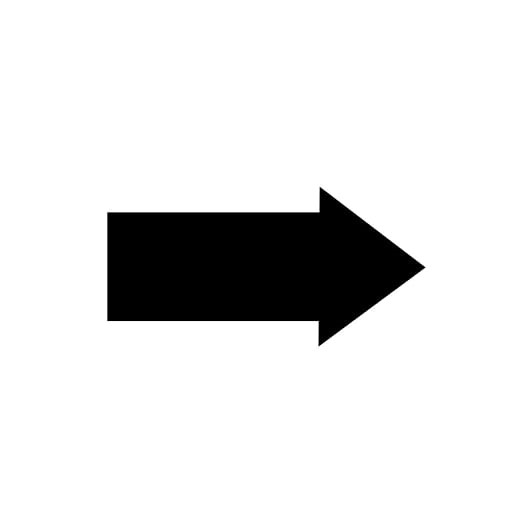
#> input picture Arrow.jpeg, 531 x 530 px, given in place of the camera
$ python InfernotaskMod.py
#> lines starting #> are read from the running program, lines starting #| are printed output that depends on the picture; after the words box and inside, x2 and y2 are one past the last pixel; in counts of white or black regions, pixels touching at a corner belong together
#> further down, img is the input picture: shape (530, 531, 3); min 0, max 255, mean 226.5
### utils.py
import cv2, numpy as np,math

def getContours(img,cThr=[100,100],showCanny=False,minArea=1000,filter=0,draw =False):
#> called with showCanny = False, minArea = 1000, filter = 7, draw = False
    imgGray = cv2.cvtColor(img,cv2.COLOR_BGR2GRAY)
    imgBlur = cv2.GaussianBlur(imgGray,(3,3),1)
    imgCanny = cv2.Canny(imgBlur,cThr[0],cThr[1])
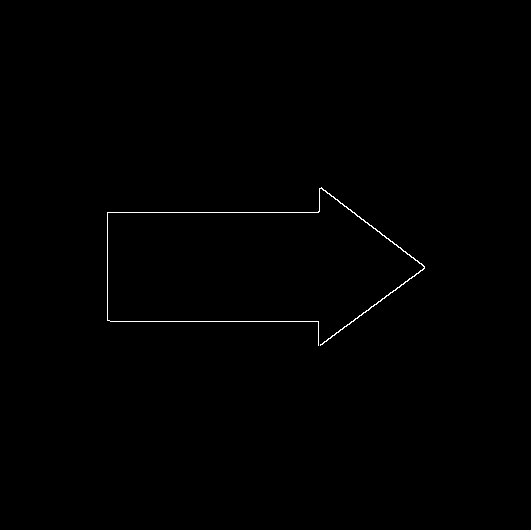
#> imgCanny: shape (530, 531); 0.34% white in thin lines or dots, all inside (x1, y1, x2, y2) = (107, 187, 425, 346)
    kernel = np.ones((3,3))
    imgDial = cv2.dilate(imgCanny,kernel,iterations=1)
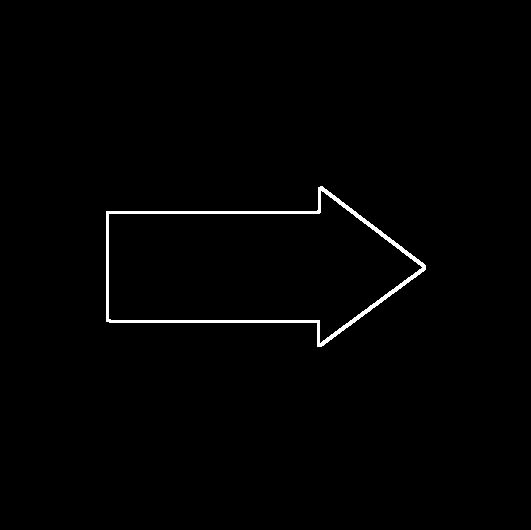
#> imgDial: shape (530, 531); 1% white; 1 white region, box (x1, y1, x2, y2) and area: (106, 186, 426, 347) 2844
    imgThre = cv2.erode(imgDial,kernel,iterations=1)
    if showCanny:cv2.imshow('Canny',imgThre)

    contours,hiearchy = cv2.findContours(imgThre,cv2.RETR_EXTERNAL,cv2.CHAIN_APPROX_SIMPLE)
#> contours = 1 contour; box (x1, y1, x2, y2) and area: (107, 187, 425, 346) 31650; hiearchy = [[-1, -1, -1, -1]]
    finalCountours = []
    for i in contours:
        area = cv2.contourArea(i)
        if area > minArea:
            peri = cv2.arcLength(i,True)
            approx = cv2.approxPolyDP(i,0.02*peri,True)
            bbox = cv2.boundingRect(approx)
            if filter > 0:
                if len(approx) == filter:
                    finalCountours.append([len(approx),area,approx,bbox,i])
            else:
                finalCountours.append([len(approx),area,approx,bbox,i])
#> this loop made 1 pass
#> (area, peri, bbox) on pass 1: (31649.5, 855.7, (107, 187, 318, 159))
#> after the loop, finalCountours = 1 item
    finalCountours = sorted(finalCountours,key = lambda x:x[1] ,reverse= True)

    if draw:
        for con in finalCountours:
            cv2.drawContours(img,con[4],-1,(0,0,255),3)
    return img, finalCountours,imgThre


# [21 lines left out: functions reorder, warpImg, not called in this run]

def getAngle(a, b, c):
    ang = math.degrees(math.atan2(c[1]-b[1], c[0]-b[0]) - math.atan2(a[1]-b[1], a[0]-b[0]))
    return ang + 360 if ang < 0 else ang

### InfernotaskMod.py
import numpy as np
import cv2,math
from matplotlib import pyplot as plt
import utils
import random as rng


cap=cv2.VideoCapture(0)

while True:
    success, img=cap.read()

    imgcont,conts,_=utils.getContours(img,cThr=[150,175],showCanny=False,minArea=1000,filter=7,draw=False) #Selecting the White box
#> conts = 1 item
    #print (conts)
    if len(conts) != 0:
        for obj in conts:
            cv2.polylines(imgcont,[obj[2]],True,(0,255,0),2)
#> this loop made 1 pass
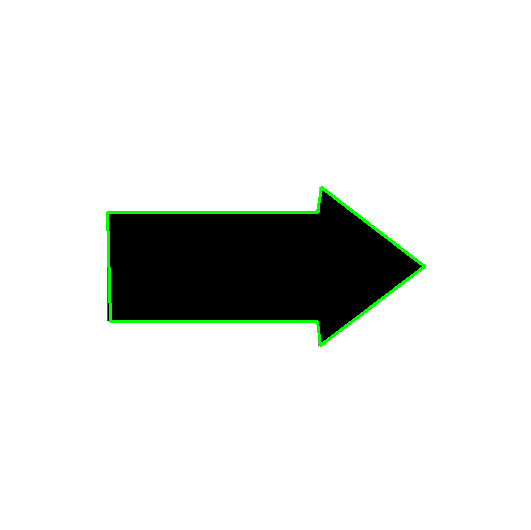
#> imgcont: shape (530, 531, 3); 0.91% of pixels changed, all inside (x1, y1, x2, y2) = (106, 186, 426, 347)
        #cv2.imshow('Region of Interest',imgcont)
        x,y,w,h = cv2.boundingRect(conts[0][2])
#> x = 107; y = 187; w = 318; h = 159

        cv2.rectangle(img,(x-20,y-20),(x+w+20,y+h+20),(0,255,0),2)
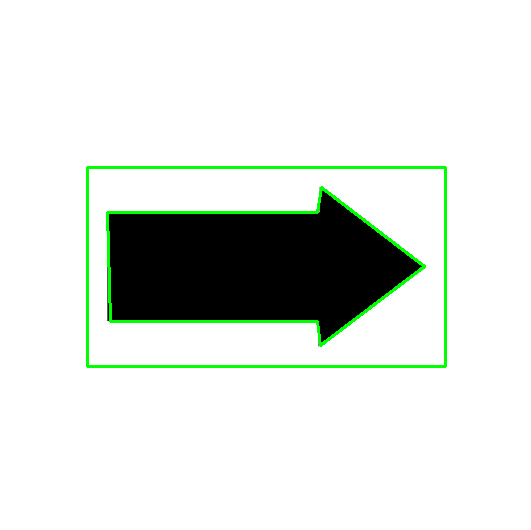
#> img: shape (530, 531, 3); 2.1% of pixels changed, all inside (x1, y1, x2, y2) = (86, 166, 447, 368)
        crop_img = img[y-20:y+h+20, x-20:x+w+20]
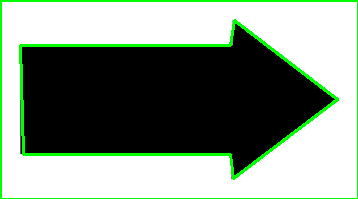
#> crop_img: shape (199, 358, 3); mean B, G, R 132, 147.1, 132
        #cv2.imshow("Warp",crop_img)
        tip=tuple(conts[0][2][0][0])
#> tip = (424, 266)

        M = cv2.moments(conts[0][2])
#> M = moments, m00 31370, centre m10/m00, m01/m00 = (251.4, 266.2)
        cX = int(M["m10"] / M["m00"])    #Finding the centroid of the arrow
#> cX = 251
        cY = int(M["m01"] / M["m00"])
#> cY = 266

        cv2.circle(img, (cX, cY), 7, (255, 255, 255), -1)
        cv2.putText(img, "center", (cX - 20, cY - 20),cv2.FONT_HERSHEY_SIMPLEX, 0.5, (255, 255, 255), 2)
        #cv2.circle(img,tip, 7, (255,0,0), -1)
        #cv2.circle(img,(100,cY), 7, (255,0,0), -1)

        angle=int(utils.getAngle(tip,(cX,cY),(30,cY)))
#> in getAngle, `ang = math.degrees(math.atan2(c[1]-b[1], c[0]-b[0]) - math.atan2(a[1]-..`: ang = 180
#> angle = 180
        #print(angle)


        if 315<=angle<=359 or 0<=angle<45:
            print("Left")
            cv2.putText(img, "Left", (40,40),cv2.FONT_HERSHEY_SIMPLEX, 1, (0,0,255), 3)
        elif 260<angle<279:
            print('UP')
            cv2.putText(img, "UP", (40,40),cv2.FONT_HERSHEY_SIMPLEX, 1, (0,0,255), 3)
        elif 135<angle<225:
            print('Right')
            cv2.putText(img, "RIGHT", (40,40),cv2.FONT_HERSHEY_SIMPLEX, 1, (0,0,255), 3)
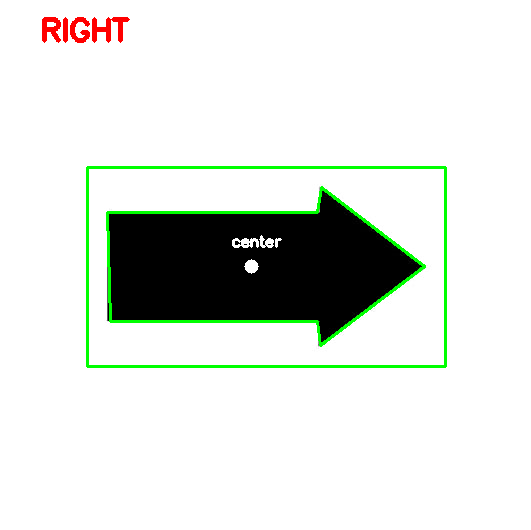
#> img: shape (530, 531, 3); mean B, G, R 221.7, 227, 222.8
        else:
            print('Down')
            cv2.putText(img, "DOWN", (40,40),cv2.FONT_HERSHEY_SIMPLEX, 1, (0,0,255), 3)


    cv2.imshow("Video",img)

    k=cv2.waitKey(1)
#> (key Esc is pressed here)
    if k==27:
        break
